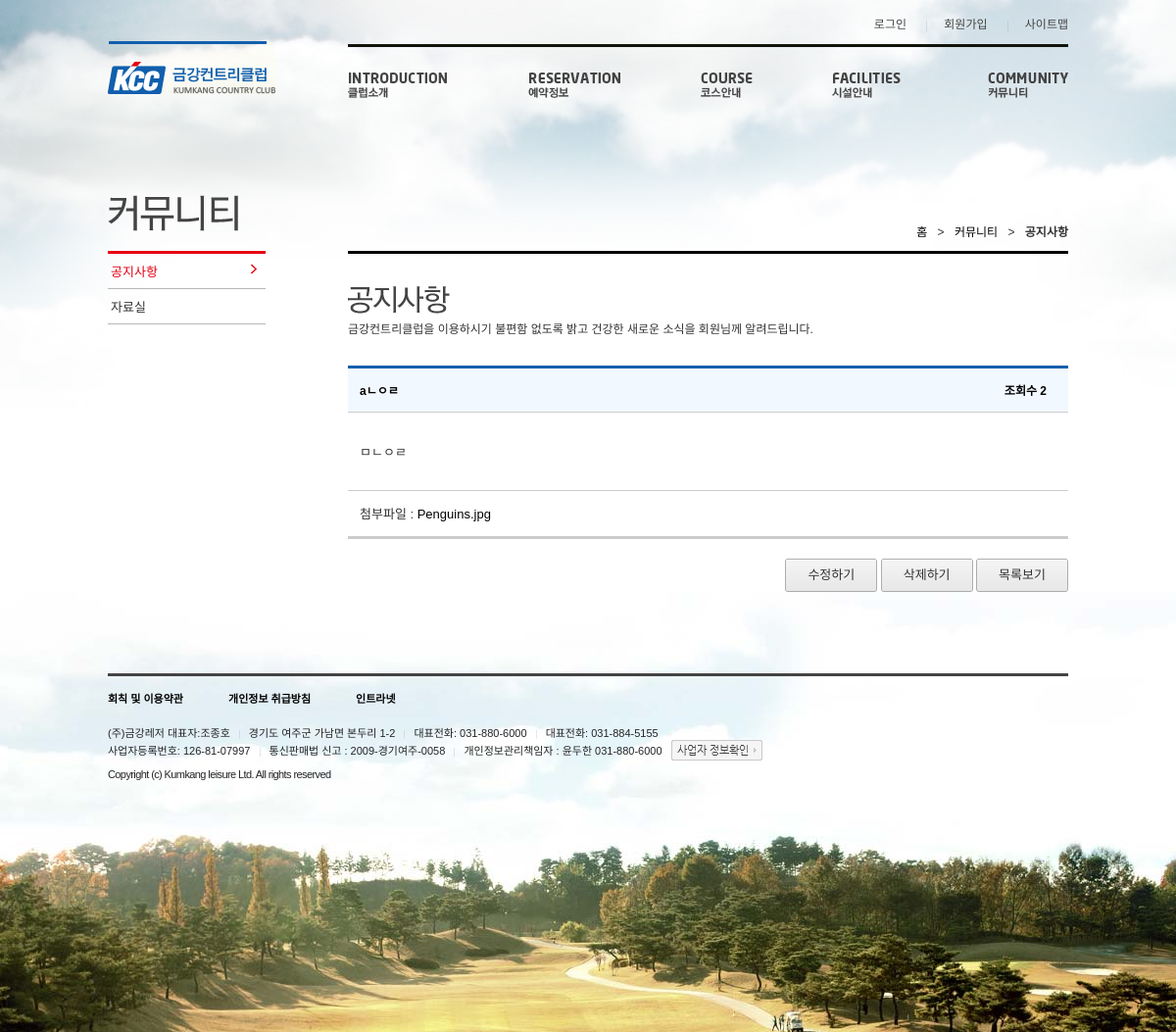
/kcc/view.php?idx=25, run on the app's committed database.
### tables this page shows
CREATE TABLE `board` (
  `idx` int(3) NOT NULL,
  `writer` varchar(30) NOT NULL,
  `subject` varchar(50) NOT NULL,
  `content` text NOT NULL,
  `changedFilename` text,
  `originalFilename` text,
  `fileLocation` text,
  `date` date NOT NULL,
  `hits` int(20) NOT NULL
);

### kcc/view.php (the view, shortened to what this page needs)
<!DOCTYPE html>
<html lang="ko">
<head>
<link rel="stylesheet" type="text/css" href="css/kcc_style.css" />
</head>
<body>
<div id="wrap" class="sub_bg">
	<div id="header">
            <h1 class="logo">
                <a href="index.php" class="sp_com kcc">
                </a>
            </h1>
            <div id="site_gnb">
                <ul class="gnb_menu">
                <li><a href="#">로그인</a></li>
                <li><a href="sub3.php">회원가입</a></li>
                <li><a href="#">사이트맵</a></li>
                </ul>
            </div>
            <div id="site_menu">
                    <div class="menu_lst_wrap">
                            <ul class="site_menu_lst">
                                    <li class="menu1">
                                        <a href="#" class="sp_com site_menu1">Introduction 클럽소개</a>
                                    </li>
                                    <li class="menu2">
                                        <a href="#" class="sp_com site_menu2">RESERVATION 예약정보</a>
                                    </li>
                                    <li class="menu3">
                                        <a href="#" class="sp_com site_menu3">COURCE 코스안내</a>
                                    </li>
                                    <li class="menu4">
                                        <a href="#" class="sp_com site_menu4">FACILITIES 시설안내</a>
                                    </li>
                                    <li class="menu5">
                                        <a href="#" class="sp_com site_menu5">COMMUNITY 커뮤니티</a>
                                    </li>
                            </ul>
                    </div>
            </div>
        </div>
	<div id="container">
		<div id="content">
				<div class="sub_con">
				<div class="left_con">
                                    <h2 class="nav_tit"><span class="sp_subtit com_tit">커뮤니티</span></h2>
					<ul class="lnb">
                                        <li><a href="#" class="selected_hard">공지사항<span class="sp_sub select_ico"></span></a></li>
					<li><a href="#">자료실<span class="sp_sub select_ico"></span></a></li>
					</ul>
				</div>
				<div class="right_con">
					<p class="pg_nav">
						<a href="#">홈</a>
						<span>&gt;</span>
						<a href="#">커뮤니티</a>
						<span>&gt;</span>
						<strong>공지사항</strong>
					</p>
					<div class="join_wrap">
						<h2 class="sp_subtit stit_notice">커뮤니티</h2>
						<p class="join_txt">금강컨트리클럽을 이용하시기 불편함 없도록 밝고 건강한 새로운 소식을 회원님께 알려드립니다.</p>
					</div>
					<div class="article_box">
                                            <table class="not_view">
                                                    <?php
                                                        include "dbCon.php";
                                                        $idx = $_GET['idx'];
                                                        $sql = "SELECT * FROM board WHERE idx=$idx";
                                                        $stmt = $pdo->prepare($sql);
                                                        $stmt->execute();
                                                        $row = $stmt->fetch();
                                                        $subject = $row['subject'];
                                                        $content = $row['content'];
                                                        $filename = $row['originalFilename'];
                                                        $hits = $row['hits'];
                                                        $hitsup = $hits+1;
                                                        echo "<thead><tr> <th> $subject </th> <th class='hits'> <span class='hits'>조회수 $hitsup</class></th></thead>"
                                                        . "<tbody><tr><td class='view_con' colspan=2>$content</td></tr>";
                                                        if ($filename)  echo "<tr><td id='boardFile' colspan='2'> 첨부파일 : <a href='fileDown.php?idx=$idx'>$filename</a> </td> </tr>";
                                                    ?>
                                                </tbody>
                                            </table>
                                            <div class='wrapBtnview'>
                                                <?php
                                                    echo"<a href='edit.php?idx=$idx' class='sp_coms btn_view'>수정하기</a>"
                                                        .   "  <a href='delete.php?idx=$idx' class='sp_coms btn_view'>삭제하기</a>";
                                                ?>
                                                <a href="board.php" class="sp_coms btn_view">목록보기</a>
                                            </div>
                                        </div>
                                    </div>
				</div>
		</div>
	</div>
	<div id="footer">
		<div class="f_inner">
			<p class="policy_sub">
				<a href="#">회칙 및 이용약관</a>
				<a href="#">개인정보 취급방침</a>
				<a href="#">인트라넷</a>
			</p>
			<div class="site_info">
				<p class="none_style">(주)금강레저 대표자:조종호</p>
				<p>경기도 여주군 가남면 본두리 1-2</p>
				<p>대표전화: 031-880-6000</p>
				<p>대표전화: 031-884-5155</p><br>
				<p class="none_style">사업자등록번호: 126-81-07997</p>
				<p>통신판매법 신고 : 2009-경기여주-0058</p>
				<p>개인정보관리책임자 : 윤두한 031-880-6000</p>
				<p><a href="#" class="licenseInfo sp_main">사업자 정보확인</a></p>
			</div>
			<address>Copyright (c) Kumkang leisure Ltd.  All rights reserved</address>
		</div>
	</div>
</div>
</body>
</html>

### data on the page
board: subject "aㄴㅇㄹ", hits "2", content "ㅁㄴㅇㄹ", originalFilename "Penguins.jpg"
